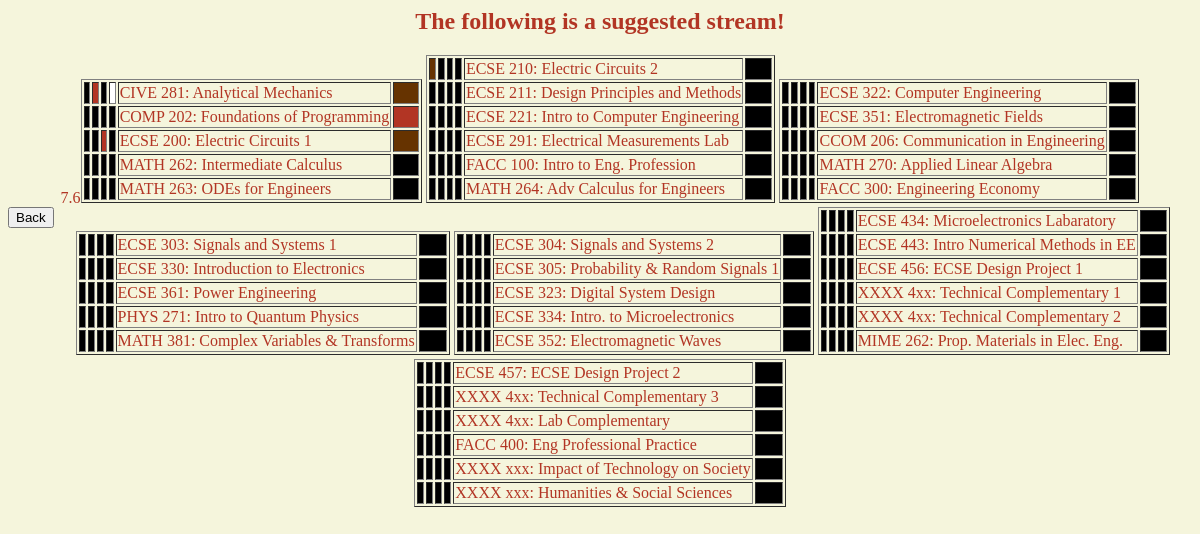
The app's page /SuggestedStream.php with its own data.
### tables this page shows
CREATE TABLE IF NOT EXISTS `courses` (
`C_ID` int(5) NOT NULL,
  `Course_Code` varchar(4) NOT NULL,
  `Course_Number` varchar(3) NOT NULL,
  `Course_Name` varchar(40) NOT NULL,
  `Credits` int(1) NOT NULL,
  `Program` varchar(4) NOT NULL,
  `Course_Level` varchar(3) NOT NULL,
  `HAS_PRE_REQ` varchar(1) NOT NULL,
  `HAS_CO_REQ` varchar(1) NOT NULL,
  `IS_OFFERED_FALL` varchar(1) NOT NULL,
  `IS_OFFERED_WINTER` varchar(1) NOT NULL,
  `IS_TECH_OR_LAB` int(2) NOT NULL,
  `STATUS` int(1) NOT NULL,
  `NUM_OF_REQ_CLASSES` int(1) NOT NULL,
  `METRIC` int(1) NOT NULL,
  `HEX_COLOR` varchar(10) NOT NULL,
  `PREQ_HEX_COLOR_1` varchar(7) NOT NULL,
  `PREQ_HEX_COLOR_2` varchar(7) NOT NULL,
  `PREQ_HEX_COLOR_3` varchar(7) NOT NULL,
  `PREQ_HEX_COLOR_4` varchar(7) NOT NULL  
);

### SuggestedStream.php (the view, shortened to what this page needs)
<html>
<body>
<?php
require_once('Connections/con_mcgill.php');
include("Curriculum.php");
?>
<h2>The following is a suggested stream!</h2>
<?php
$todoCourses = array();
$ECEcourses = 92;
$RecordSetP1_Array = array();
$RecordSetP2_Array = array();
$RecordSetP3_Array = array();
$RecordSetP4_Array = array();
$RecordSetP5_Array = array();
$RecordSetP6_Array = array();
$RecordSetP7_Array = array();
$RecordSetP9_Array = array();
$query_RecordSetTD = "SELECT courses.C_ID, courses.Course_Code, courses.Course_Number, courses.Course_Name FROM courses WHERE STATUS = 0 AND (PROGRAM = 'ECSE' OR PROGRAM = 'EC' OR PROGRAM = 'EE')";
$RecordSetTD = mysql_query($query_RecordSetTD, $con_mcgill) or die(mysql_errno());
$query_RecordSetP1 = "SELECT * FROM courses WHERE STATUS = 0 AND METRIC = 1 AND (PROGRAM = 'ECSE' OR PROGRAM = 'EC' OR PROGRAM = 'EE')";
$RecordSetP1 = mysql_query($query_RecordSetP1, $con_mcgill) or die(mysql_errno());
$RecordSetC1 = mysql_query($query_RecordSetP1, $con_mcgill) or die(mysql_errno());
$query_RecordSetP2 = "SELECT * FROM courses WHERE STATUS = 0 AND METRIC = 2 AND (PROGRAM = 'ECSE' OR PROGRAM = 'EC' OR PROGRAM = 'EE')";
$RecordSetP2 = mysql_query($query_RecordSetP2, $con_mcgill) or die(mysql_errno());
$RecordSetC2 = mysql_query($query_RecordSetP2, $con_mcgill) or die(mysql_errno());
$query_RecordSetP3 = "SELECT * FROM courses WHERE STATUS = 0 AND METRIC = 3 AND (PROGRAM = 'ECSE' OR PROGRAM = 'EC' OR PROGRAM = 'EE')";
$RecordSetP3 = mysql_query($query_RecordSetP3, $con_mcgill) or die(mysql_errno());
$RecordSetC3 = mysql_query($query_RecordSetP3, $con_mcgill) or die(mysql_errno());
$query_RecordSetP4 = "SELECT * FROM courses WHERE STATUS = 0 AND METRIC = 4 AND (PROGRAM = 'ECSE' OR PROGRAM = 'EC' OR PROGRAM = 'EE')";
$RecordSetP4 = mysql_query($query_RecordSetP4, $con_mcgill) or die(mysql_errno());
$RecordSetC4 = mysql_query($query_RecordSetP4, $con_mcgill) or die(mysql_errno());
$query_RecordSetP5 = "SELECT * FROM courses WHERE STATUS = 0 AND METRIC = 5 AND (PROGRAM = 'ECSE' OR PROGRAM = 'EC' OR PROGRAM = 'EE')";
$RecordSetP5 = mysql_query($query_RecordSetP5, $con_mcgill) or die(mysql_errno());
$RecordSetC5 = mysql_query($query_RecordSetP5, $con_mcgill) or die(mysql_errno());
$query_RecordSetP6 = "SELECT * FROM courses WHERE STATUS = 0 AND METRIC = 6 AND (PROGRAM = 'ECSE' OR PROGRAM = 'EC' OR PROGRAM = 'EE')";
$RecordSetP6 = mysql_query($query_RecordSetP6, $con_mcgill) or die(mysql_errno());
$RecordSetC6 = mysql_query($query_RecordSetP6, $con_mcgill) or die(mysql_errno());
$query_RecordSetP7 = "SELECT * FROM courses WHERE STATUS = 0 AND METRIC = 7 AND (PROGRAM = 'ECSE' OR PROGRAM = 'EC' OR PROGRAM = 'EE')";
$RecordSetP7 = mysql_query($query_RecordSetP7, $con_mcgill) or die(mysql_errno());
$RecordSetC7 = mysql_query($query_RecordSetP7, $con_mcgill) or die(mysql_errno());
$query_RecordSetP9 = "SELECT * FROM courses WHERE STATUS = 0 AND METRIC = 9 AND (PROGRAM = 'ECSE' OR PROGRAM = 'EC' OR PROGRAM = 'EE')";
$RecordSetP9 = mysql_query($query_RecordSetP9, $con_mcgill) or die(mysql_errno());
$RecordSetC9 = mysql_query($query_RecordSetP9, $con_mcgill) or die(mysql_errno());
for($i = 1; $i <= $ECEcourses; $i++) {
	if($query_RecordSetC1 = mysql_fetch_assoc($RecordSetC1)) {
		array_push($RecordSetP1_Array, $i);
		}
	if($query_RecordSetC2 = mysql_fetch_assoc($RecordSetC2)) {
		array_push($RecordSetP2_Array, $i);
		}
	if($query_RecordSetC3 = mysql_fetch_assoc($RecordSetC3)) {
		array_push($RecordSetP3_Array, $i);
		}
	if($query_RecordSetC4 = mysql_fetch_assoc($RecordSetC4)) {
		array_push($RecordSetP4_Array, $i);
		}
	if($query_RecordSetC5 = mysql_fetch_assoc($RecordSetC5)) {
		array_push($RecordSetP5_Array, $i);
		}
	if($query_RecordSetC6 = mysql_fetch_assoc($RecordSetC6)){
		array_push($RecordSetP6_Array, $i);
	}
	if($query_RecordSetC7 = mysql_fetch_assoc($RecordSetC7)){
		array_push($RecordSetP7_Array, $i);
	}
	if($query_RecordSetC9 = mysql_fetch_assoc($RecordSetC9)){
		array_push($RecordSetP9_Array, $i);
	}
}
$Count_P1 = count($RecordSetP1_Array);
$Count_P2 = count($RecordSetP2_Array);
$Count_P3 = count($RecordSetP3_Array);
$Count_P4 = count($RecordSetP4_Array);
$Count_P5 = count($RecordSetP5_Array);
$Count_P6 = count($RecordSetP6_Array);
$Count_P9 = count($RecordSetP9_Array);
for($i = 1; $i <= $ECEcourses; $i++) {
	if($query_RecordsetTD = mysql_fetch_assoc($RecordSetTD)) {
		array_push($todoCourses, $i);
	}
}
$Count_TD = count($todoCourses);
$numOfSemesters = ($Count_TD/5);
echo $numOfSemesters;
$maxSize = 5;
$counter = 1;
		if($Count_P1 == 0) {
			if($Count_P2 == 0) {
				if($Count_P3 == 0) {
					if($Count_P4 == 0) {
						if($Count_P5 == 0) {
							if($Count_P6 == 0) {
								if($Count_P9 == 0) {
									echo "Congrats, you sir are done!";
								}
							}
						}
					}
				}
			}
		}
		else {
			?><table border = "1" style="display: inline-block;">
			<colgroup>
			<col span="1" style="width: 2%;">
			<col span="1" style="width: 2%;">
			<col span="1" style="width: 2%;">
			<col span="1" style="width: 2%;">
			<col span="1" style="width: 84%;">
			<col span="1" style="width: 8%;">
			</colgroup><?php
			while($counter <= $maxSize AND $row_RecordSetP1 = mysql_fetch_array($RecordSetP1)) {
				?><tr>
				<td border = "0" bgcolor="<?php echo $row_RecordSetP1['PREQ_HEX_COLOR_1']?>"></td>
				<td border = "0" bgcolor="<?php echo $row_RecordSetP1['PREQ_HEX_COLOR_2']?>"></td>
				<td border = "0" bgcolor="<?php echo $row_RecordSetP1['PREQ_HEX_COLOR_3']?>"></td>
				<td border = "0" bgcolor="<?php echo $row_RecordSetP1['PREQ_HEX_COLOR_4']?>"></td>
             	<?php echo "<td>".$row_RecordSetP1['Course_Code']." ".$row_RecordSetP1['Course_Number'].": ".$row_RecordSetP1['Course_Name']."</td>"?>
				<td border = "0" bgcolor="<?php echo $row_RecordSetP1['HEX_COLOR']?>"></td>
                </tr><?php
                $counter++;
          	}
                	?><tr>
                	</tr><?php
          	$counter = 1;
          	$maxSize = 6;
           	?></table>
           	<table border = "1" style="display: inline-block;"><colgroup>
			<col span="1" style="width: 2%;">
			<col span="1" style="width: 2%;">
			<col span="1" style="width: 2%;">
			<col span="1" style="width: 2%;">
			<col span="1" style="width: 84%;">
			<col span="1" style="width: 8%;">
			</colgroup><?php
			while($counter <= $maxSize AND $row_RecordSetP2 = mysql_fetch_array($RecordSetP2)) {
				?><tr>
				<td border = "0" bgcolor="<?php echo $row_RecordSetP2['PREQ_HEX_COLOR_1']?>"></td>
				<td border = "0" bgcolor="<?php echo $row_RecordSetP2['PREQ_HEX_COLOR_2']?>"></td>
				<td border = "0" bgcolor="<?php echo $row_RecordSetP2['PREQ_HEX_COLOR_3']?>"></td>
				<td border = "0" bgcolor="<?php echo $row_RecordSetP2['PREQ_HEX_COLOR_4']?>"></td>
             	<?php echo "<td>".$row_RecordSetP2['Course_Code']." ".$row_RecordSetP2['Course_Number'].": ".$row_RecordSetP2['Course_Name']."</td>"?>
				<td border = "0" bgcolor="<?php echo $row_RecordSetP2['HEX_COLOR']?>"></td>
                </tr><?php
                $counter++;
          	}
                	?><tr>
                		</tr><?php
           	$maxSize = 5;
           	$counter = 1;
           	?></table>
           	<table border = "1" style="display: inline-block;"><colgroup>
			<col span="1" style="width: 2%;">
			<col span="1" style="width: 2%;">
			<col span="1" style="width: 2%;">
			<col span="1" style="width: 2%;">
			<col span="1" style="width: 84%;">
			<col span="1" style="width: 8%;">
			</colgroup><?php
			while($counter <= $maxSize AND $row_RecordSetP3 = mysql_fetch_array($RecordSetP3)) {
				?><tr>
				<td border = "0" bgcolor="<?php echo $row_RecordSetP3['PREQ_HEX_COLOR_1']?>"></td>
				<td border = "0" bgcolor="<?php echo $row_RecordSetP3['PREQ_HEX_COLOR_2']?>"></td>
				<td border = "0" bgcolor="<?php echo $row_RecordSetP3['PREQ_HEX_COLOR_3']?>"></td>
				<td border = "0" bgcolor="<?php echo $row_RecordSetP3['PREQ_HEX_COLOR_4']?>"></td>
             	<?php echo "<td>".$row_RecordSetP3['Course_Code']." ".$row_RecordSetP3['Course_Number'].": ".$row_RecordSetP3['Course_Name']."</td>"?>
				<td border = "0" bgcolor="<?php echo $row_RecordSetP3['HEX_COLOR']?>"></td>
                </tr><?php
                $counter++;
          	}
                	?><tr>
                		</tr><?php
           	$maxSize = 5;
           	$counter = 1;
           	?></table>
           	<table border = "1" style="display: inline-block;"><colgroup>
			<col span="1" style="width: 2%;">
			<col span="1" style="width: 2%;">
			<col span="1" style="width: 2%;">
			<col span="1" style="width: 2%;">
			<col span="1" style="width: 84%;">
			<col span="1" style="width: 8%;">
			</colgroup><?php
			while($counter <= $maxSize AND $row_RecordSetP4 = mysql_fetch_array($RecordSetP4)) {
				?><tr>
				<td border = "0" bgcolor="<?php echo $row_RecordSetP4['PREQ_HEX_COLOR_1']?>"></td>
				<td border = "0" bgcolor="<?php echo $row_RecordSetP4['PREQ_HEX_COLOR_2']?>"></td>
				<td border = "0" bgcolor="<?php echo $row_RecordSetP4['PREQ_HEX_COLOR_3']?>"></td>
				<td border = "0" bgcolor="<?php echo $row_RecordSetP4['PREQ_HEX_COLOR_4']?>"></td>
             	<?php echo "<td>".$row_RecordSetP4['Course_Code']." ".$row_RecordSetP4['Course_Number'].": ".$row_RecordSetP4['Course_Name']."</td>"?>
				<td border = "0" bgcolor="<?php echo $row_RecordSetP4['HEX_COLOR']?>"></td>
                </tr><?php
                $counter++;
          	}
                	?><tr>
                		</tr><?php
           	$maxSize = 5;
           	$counter = 1;
           	?></table>
           	<table border = "1" style="display: inline-block;"><colgroup>
			<col span="1" style="width: 2%;">
			<col span="1" style="width: 2%;">
			<col span="1" style="width: 2%;">
			<col span="1" style="width: 2%;">
			<col span="1" style="width: 84%;">
			<col span="1" style="width: 8%;">
			</colgroup><?php
			while($counter <= $maxSize AND $row_RecordSetP5 = mysql_fetch_array($RecordSetP5)) {
				?><tr>
				<td border = "0" bgcolor="<?php echo $row_RecordSetP5['PREQ_HEX_COLOR_1']?>"></td>
				<td border = "0" bgcolor="<?php echo $row_RecordSetP5['PREQ_HEX_COLOR_2']?>"></td>
				<td border = "0" bgcolor="<?php echo $row_RecordSetP5['PREQ_HEX_COLOR_3']?>"></td>
				<td border = "0" bgcolor="<?php echo $row_RecordSetP5['PREQ_HEX_COLOR_4']?>"></td>
             	<?php echo "<td>".$row_RecordSetP5['Course_Code']." ".$row_RecordSetP5['Course_Number'].": ".$row_RecordSetP5['Course_Name']."</td>"?>
				<td border = "0" bgcolor="<?php echo $row_RecordSetP5['HEX_COLOR']?>"></td>
                </tr><?php
                $counter++;
          	}
                	?><tr>
                		</tr><?php
           	$maxSize = 6;
           	$counter = 1;
           	?></table>
           	<table border = "1" style="display: inline-block;"><colgroup>
			<col span="1" style="width: 2%;">
			<col span="1" style="width: 2%;">
			<col span="1" style="width: 2%;">
			<col span="1" style="width: 2%;">
			<col span="1" style="width: 84%;">
			<col span="1" style="width: 8%;">
			</colgroup><?php
			while($counter <= $maxSize AND $row_RecordSetP6 = mysql_fetch_array($RecordSetP6)) {
				?><tr>
				<td border = "0" bgcolor="<?php echo $row_RecordSetP6['PREQ_HEX_COLOR_1']?>"></td>
				<td border = "0" bgcolor="<?php echo $row_RecordSetP6['PREQ_HEX_COLOR_2']?>"></td>
				<td border = "0" bgcolor="<?php echo $row_RecordSetP6['PREQ_HEX_COLOR_3']?>"></td>
				<td border = "0" bgcolor="<?php echo $row_RecordSetP6['PREQ_HEX_COLOR_4']?>"></td>
             	<?php echo "<td>".$row_RecordSetP6['Course_Code']." ".$row_RecordSetP6['Course_Number'].": ".$row_RecordSetP6['Course_Name']."</td>"?>
				<td border = "0" bgcolor="<?php echo $row_RecordSetP6['HEX_COLOR']?>"></td>
                </tr><?php
                $counter++;
          	}
          	if($counter <= $maxSize AND !($row_RecordSetP6 = mysql_fetch_array($RecordSetP6))) {
            	while($counter <= $maxSize AND $row_RecordSetP9 = mysql_fetch_array($RecordSetP9)) {
                	?><tr>
					<td border = "0" bgcolor="<?php echo $row_RecordSetP9['PREQ_HEX_COLOR_1']?>"></td>
					<td border = "0" bgcolor="<?php echo $row_RecordSetP9['PREQ_HEX_COLOR_2']?>"></td>
					<td border = "0" bgcolor="<?php echo $row_RecordSetP9['PREQ_HEX_COLOR_3']?>"></td>
					<td border = "0" bgcolor="<?php echo $row_RecordSetP9['PREQ_HEX_COLOR_4']?>"></td>
             	   	<?php echo "<td>".$row_RecordSetP9['Course_Code']." ".$row_RecordSetP9['Course_Number'].": ".$row_RecordSetP9['Course_Name']."</td>"?>
					<td border = "0" bgcolor="<?php echo $row_RecordSetP9['HEX_COLOR']?>"></td>
                	</tr><?php
                	$counter++;
                }
          	}
           	$maxSize = 6;
           	$counter = 1;
           	?></table>
           	<table border = "1" style="display: inline-block;"><colgroup>
			<col span="1" style="width: 2%;">
			<col span="1" style="width: 2%;">
			<col span="1" style="width: 2%;">
			<col span="1" style="width: 2%;">
			<col span="1" style="width: 84%;">
			<col span="1" style="width: 8%;">
			</colgroup><?php
			while($counter <= $maxSize AND $row_RecordSetP7 = mysql_fetch_array($RecordSetP7)) {
				?><tr>
				<td border = "0" bgcolor="<?php echo $row_RecordSetP7['PREQ_HEX_COLOR_1']?>"></td>
				<td border = "0" bgcolor="<?php echo $row_RecordSetP7['PREQ_HEX_COLOR_2']?>"></td>
				<td border = "0" bgcolor="<?php echo $row_RecordSetP7['PREQ_HEX_COLOR_3']?>"></td>
				<td border = "0" bgcolor="<?php echo $row_RecordSetP7['PREQ_HEX_COLOR_4']?>"></td>
             	<?php echo "<td>".$row_RecordSetP7['Course_Code']." ".$row_RecordSetP7['Course_Number'].": ".$row_RecordSetP7['Course_Name']."</td>"?>
				<td border = "0" bgcolor="<?php echo $row_RecordSetP7['HEX_COLOR']?>"></td>
                </tr><?php
                $counter++;
          	}
          	if(!($counter <= $maxSize AND $row_RecordSetP7 = mysql_fetch_array($RecordSetP7))) {
            	while(($counter <= $maxSize) AND ($row_RecordSetP9 = mysql_fetch_array($RecordSetP9))) {
                	?><tr>
					<td border = "0" bgcolor="<?php echo $row_RecordSetP9['PREQ_HEX_COLOR_1']?>"></td>
					<td border = "0" bgcolor="<?php echo $row_RecordSetP9['PREQ_HEX_COLOR_2']?>"></td>
					<td border = "0" bgcolor="<?php echo $row_RecordSetP9['PREQ_HEX_COLOR_3']?>"></td>
					<td border = "0" bgcolor="<?php echo $row_RecordSetP9['PREQ_HEX_COLOR_4']?>"></td>
             	   	<?php echo "<td>".$row_RecordSetP9['Course_Code']." ".$row_RecordSetP9['Course_Number'].": ".$row_RecordSetP9['Course_Name']."</td>"?>
					<td border = "0" bgcolor="<?php echo $row_RecordSetP9['HEX_COLOR']?>"></td>
                	</tr><?php
                	$counter++;
                }
          	}
        }
?>
<button type="button" onclick="history.back()">Back</button>
</body>
</html>

### Curriculum.php (shortened to what this page needs)
<html>
</html>

### SuggestedStream.php (style rules this page uses)
body { background-color: #f5f5dc; text-align: center; color: #b23524; font-family: "Verdana"; }
button { float: left; }

### records on screen
courses: Course_Code "CIVE", Course_Number "281", Course_Name "Analytical Mechanics"
courses: Course_Code "COMP", Course_Number "202", Course_Name "Foundations of Programming"
courses: Course_Code "ECSE", Course_Number "200", Course_Name "Electric Circuits 1"
courses: Course_Code "MATH", Course_Number "262", Course_Name "Intermediate Calculus"
courses: Course_Code "MATH", Course_Number "263", Course_Name "ODEs for Engineers"
courses: Course_Code "ECSE", Course_Number "210", Course_Name "Electric Circuits 2"
courses: Course_Code "ECSE", Course_Number "211", Course_Name "Design Principles and Methods"
courses: Course_Code "ECSE", Course_Number "221", Course_Name "Intro to Computer Engineering"
courses: Course_Code "ECSE", Course_Number "291", Course_Name "Electrical Measurements Lab"
courses: Course_Code "FACC", Course_Number "100", Course_Name "Intro to Eng. Profession"
courses: Course_Code "MATH", Course_Number "264", Course_Name "Adv Calculus for Engineers"
courses: Course_Code "ECSE", Course_Number "322", Course_Name "Computer Engineering"
courses: Course_Code "ECSE", Course_Number "351", Course_Name "Electromagnetic Fields"
courses: Course_Code "CCOM", Course_Number "206", Course_Name "Communication in Engineering"
courses: Course_Code "MATH", Course_Number "270", Course_Name "Applied Linear Algebra"
courses: Course_Code "FACC", Course_Number "300", Course_Name "Engineering Economy"
courses: Course_Code "ECSE", Course_Number "303", Course_Name "Signals and Systems 1"
courses: Course_Code "ECSE", Course_Number "330", Course_Name "Introduction to Electronics"
courses: Course_Code "ECSE", Course_Number "361", Course_Name "Power Engineering"
courses: Course_Code "PHYS", Course_Number "271", Course_Name "Intro to Quantum Physics"
courses: Course_Code "MATH", Course_Number "381", Course_Name "Complex Variables & Transforms"
courses: Course_Code "ECSE", Course_Number "304", Course_Name "Signals and Systems 2"
courses: Course_Code "ECSE", Course_Number "305", Course_Name "Probability & Random Signals 1"
courses: Course_Code "ECSE", Course_Number "323", Course_Name "Digital System Design"
courses: Course_Code "ECSE", Course_Number "334", Course_Name "Intro. to Microelectronics"
courses: Course_Code "ECSE", Course_Number "352", Course_Name "Electromagnetic Waves"
courses: Course_Code "ECSE", Course_Number "434", Course_Name "Microelectronics Labaratory"
courses: Course_Code "ECSE", Course_Number "443", Course_Name "Intro Numerical Methods in EE"
courses: Course_Code "ECSE", Course_Number "456", Course_Name "ECSE Design Project 1"
courses: Course_Code "XXXX", Course_Number "4xx", Course_Name "Technical Complementary 1"
courses: Course_Code "XXXX", Course_Number "4xx", Course_Name "Technical Complementary 2"
courses: Course_Code "MIME", Course_Number "262", Course_Name "Prop. Materials in Elec. Eng."
courses: Course_Code "ECSE", Course_Number "457", Course_Name "ECSE Design Project 2"
courses: Course_Code "XXXX", Course_Number "4xx", Course_Name "Technical Complementary 3"
courses: Course_Code "XXXX", Course_Number "4xx", Course_Name "Lab Complementary"
courses: Course_Code "FACC", Course_Number "400", Course_Name "Eng Professional Practice"
courses: Course_Code "XXXX", Course_Number "xxx", Course_Name "Impact of Technology on Society"
courses: Course_Code "XXXX", Course_Number "xxx", Course_Name "Humanities & Social Sciences"

### other values on screen
$numOfSemesters "7.6"
